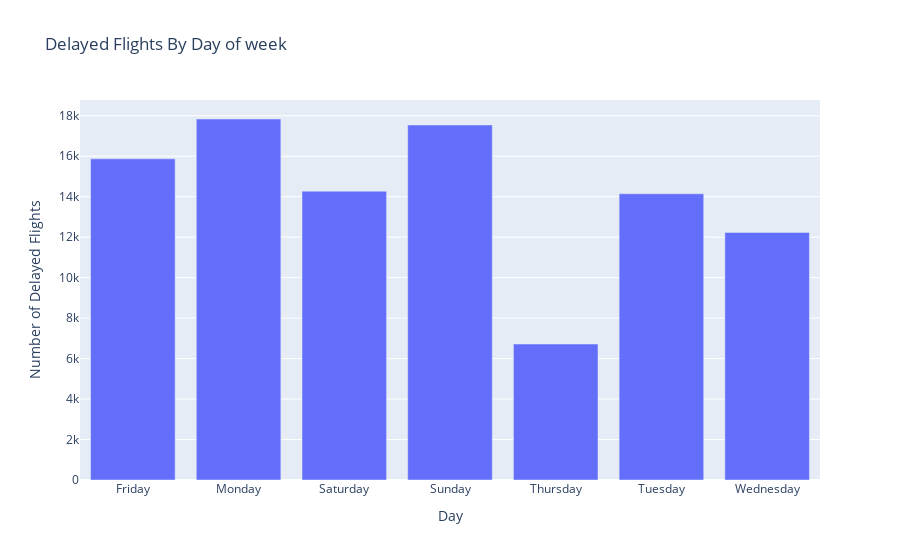

This figure's notebook cell:
### Code cell
fig = px.bar(df4,x='flight_day',y='counts',labels={
                     "flight_day": "Day",
                     "counts": "Number of Delayed Flights",
                              
                 },
                title="Delayed Flights By Day of week")
fig.show()

### Figure 1 — Plotly figure (JSON) as saved in the notebook; plotly's stock layout.template omitted (floating-point values rounded to 4 significant figures)
{"data": [{"alignmentgroup": "True", "hovertemplate": "Day=%{x}<br>Number of Delayed Flights=%{y}<extra></extra>", "legendgroup": "", "marker": {"color": "#636efa", "pattern": {"shape": ""}}, "name": "", "offsetgroup": "", "orientation": "v", "showlegend": false, "textposition": "auto", "type": "bar", "x": ["Friday", "Monday", "Saturday", "Sunday", "Thursday", "Tuesday", "Wednesday"], "xaxis": "x", "y": [15871, 17840, 14272, 17546, 6718, 14145, 12235], "yaxis": "y"}], "layout": {"barmode": "relative", "legend": {"tracegroupgap": 0}, "title": {"text": "Delayed Flights By Day of week"}, "xaxis": {"anchor": "y", "domain": [0, 1], "title": {"text": "Day"}}, "yaxis": {"anchor": "x", "domain": [0, 1], "title": {"text": "Number of Delayed Flights"}}}}
